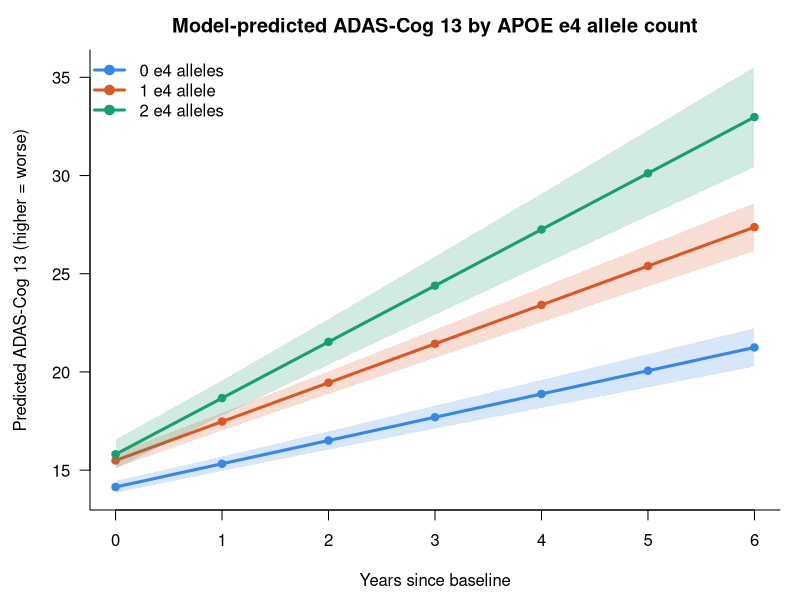
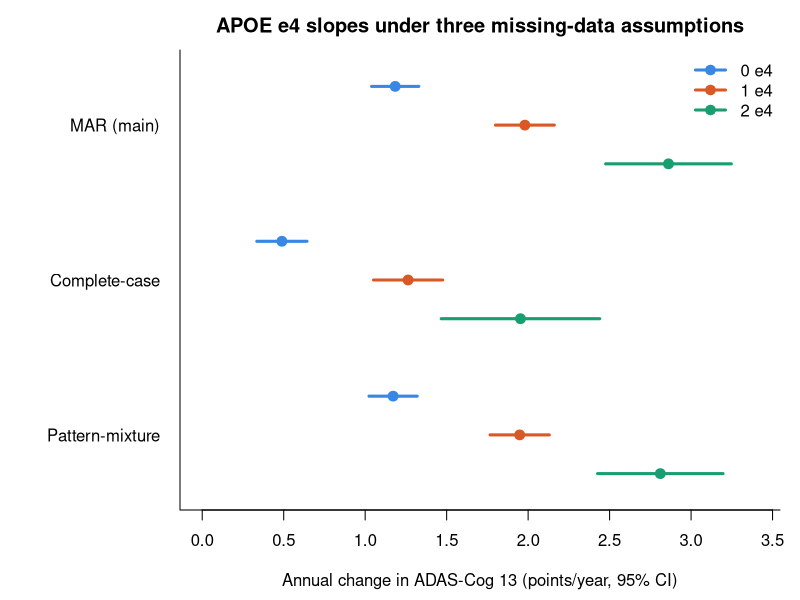

Source code (R) for these figures, in order:
tr <- read.csv("results/model/sas_trajectories_apoe4.csv")
sl <- read.csv("results/model/sas_slopes_by_apoe4.csv")
col <- c("#3987E5", "#D95926", "#199E70")
png("figures/trajectories_by_apoe4.png", width = 1600, height = 1000, res = 200)
par(mar = c(4.5, 4.5, 2.5, 1), family = "sans")
plot(NA, xlim = c(0, 6), ylim = range(tr$Lower, tr$Upper), xlab = "Years since baseline",
     ylab = "Predicted ADAS-Cog 13 (higher = worse)", las = 1, bty = "l",
     main = "Model-predicted ADAS-Cog 13 by APOE e4 allele count")
for (a in 0:2) {
  d <- tr[tr$apoe4 == a, ]
  polygon(c(d$time, rev(d$time)), c(d$Lower, rev(d$Upper)), col = adjustcolor(col[a + 1], 0.2), border = NA)
  lines(d$time, d$Estimate, col = col[a + 1], lwd = 3); points(d$time, d$Estimate, col = col[a + 1], pch = 19)
}
legend("topleft", legend = c("0 e4 alleles", "1 e4 allele", "2 e4 alleles"), col = col, lwd = 3, pch = 19, bty = "n")
dev.off()

d <- sl[grepl("^Slope: ", sl$Label), ]
d$a <- as.integer(substr(sub("Slope: ", "", d$Label), 1, 1))
an <- c("MAR (main)", "Complete-case", "Pattern-mixture")
png("figures/slopes_sensitivity.png", width = 1600, height = 900, res = 200)
par(mar = c(4.5, 9, 2.5, 1))
y <- 0
plot(NA, xlim = c(0, max(d$Upper) * 1.05), ylim = c(0.5, 11.5), yaxt = "n", xlab = "Annual change in ADAS-Cog 13 (points/year, 95% CI)",
     ylab = "", bty = "l", main = "APOE e4 slopes under three missing-data assumptions")
labs <- c(); at <- c()
for (i in seq_along(an)) for (a in 0:2) {
  r <- d[d$analysis == an[i] & d$a == a, ]; yy <- (3 - i) * 4 + (3 - a)
  segments(r$Lower, yy, r$Upper, yy, col = col[a + 1], lwd = 3); points(r$Estimate, yy, pch = 19, col = col[a + 1], cex = 1.3)
}
axis(2, at = c(10, 6, 2), labels = an, las = 1, tick = FALSE)
legend("topright", legend = c("0 e4", "1 e4", "2 e4"), col = col, pch = 19, lwd = 3, bty = "n")
dev.off()
